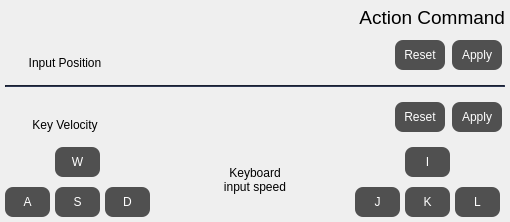
<?xml version="1.0" encoding="UTF-8"?>
<ui version="4.0">
 <class>ActionCommand</class>
 <widget class="QWidget" name="ActionCommand">
  <property name="geometry">
   <rect>
    <x>0</x>
    <y>0</y>
    <width>510</width>
    <height>222</height>
   </rect>
  </property>
  <property name="minimumSize">
   <size>
    <width>0</width>
    <height>0</height>
   </size>
  </property>
  <property name="maximumSize">
   <size>
    <width>16777215</width>
    <height>16777215</height>
   </size>
  </property>
  <property name="windowTitle">
   <string>ActionCommand</string>
  </property>
  <property name="styleSheet">
   <string notr="true"/>
  </property>
  <layout class="QGridLayout" name="gridLayout">
   <property name="leftMargin">
    <number>5</number>
   </property>
   <property name="topMargin">
    <number>5</number>
   </property>
   <property name="rightMargin">
    <number>5</number>
   </property>
   <property name="bottomMargin">
    <number>5</number>
   </property>
   <property name="spacing">
    <number>0</number>
   </property>
   <item row="0" column="1">
    <widget class="QLabel" name="title">
     <property name="font">
      <font>
       <pointsize>14</pointsize>
      </font>
     </property>
     <property name="text">
      <string>Action Command</string>
     </property>
     <property name="alignment">
      <set>Qt::AlignmentFlag::AlignRight|Qt::AlignmentFlag::AlignTrailing|Qt::AlignmentFlag::AlignVCenter</set>
     </property>
    </widget>
   </item>
   <item row="0" column="0">
    <widget class="QWSwitcher" name="toggle" native="true">
     <property name="minimumSize">
      <size>
       <width>50</width>
       <height>25</height>
      </size>
     </property>
     <property name="maximumSize">
      <size>
       <width>50</width>
       <height>25</height>
      </size>
     </property>
    </widget>
   </item>
   <item row="1" column="0" colspan="2">
    <widget class="QWidget" name="widget" native="true">
     <property name="styleSheet">
      <string notr="true">QPushButton{
background-color: rgb(80, 80, 80);
border:0;
border-radius:8;
color: rgb(255, 255, 255);
}
QPushButton::hover{
background-color: rgb(80, 80, 80,200);
}
QPushButton::pressed{
background-color: rgb(80, 80, 80,100);
}</string>
     </property>
     <layout class="QGridLayout" name="gridLayout_2">
      <property name="leftMargin">
       <number>0</number>
      </property>
      <property name="topMargin">
       <number>0</number>
      </property>
      <property name="rightMargin">
       <number>0</number>
      </property>
      <property name="bottomMargin">
       <number>0</number>
      </property>
      <property name="spacing">
       <number>5</number>
      </property>
      <item row="2" column="4">
       <widget class="QPushButton" name="button_reset_vel">
        <property name="minimumSize">
         <size>
          <width>50</width>
          <height>30</height>
         </size>
        </property>
        <property name="maximumSize">
         <size>
          <width>50</width>
          <height>30</height>
         </size>
        </property>
        <property name="font">
         <font>
          <family>Ubuntu</family>
          <pointsize>9</pointsize>
          <italic>false</italic>
          <bold>false</bold>
         </font>
        </property>
        <property name="styleSheet">
         <string notr="true"/>
        </property>
        <property name="text">
         <string>Reset</string>
        </property>
       </widget>
      </item>
      <item row="2" column="2">
       <widget class="QtMaterialTextField" name="lineEdit_vel_y" native="true">
        <property name="minimumSize">
         <size>
          <width>80</width>
          <height>50</height>
         </size>
        </property>
        <property name="maximumSize">
         <size>
          <width>80</width>
          <height>50</height>
         </size>
        </property>
        <property name="font">
         <font>
          <pointsize>14</pointsize>
         </font>
        </property>
       </widget>
      </item>
      <item row="0" column="0">
       <widget class="QLabel" name="label_37">
        <property name="minimumSize">
         <size>
          <width>120</width>
          <height>30</height>
         </size>
        </property>
        <property name="maximumSize">
         <size>
          <width>120</width>
          <height>30</height>
         </size>
        </property>
        <property name="text">
         <string>Input Position</string>
        </property>
        <property name="alignment">
         <set>Qt::AlignmentFlag::AlignBottom|Qt::AlignmentFlag::AlignHCenter</set>
        </property>
       </widget>
      </item>
      <item row="0" column="1">
       <widget class="QtMaterialTextField" name="lineEdit_pos_x" native="true">
        <property name="minimumSize">
         <size>
          <width>80</width>
          <height>50</height>
         </size>
        </property>
        <property name="maximumSize">
         <size>
          <width>80</width>
          <height>50</height>
         </size>
        </property>
        <property name="font">
         <font>
          <pointsize>14</pointsize>
         </font>
        </property>
       </widget>
      </item>
      <item row="2" column="0">
       <widget class="QLabel" name="label_40">
        <property name="minimumSize">
         <size>
          <width>120</width>
          <height>30</height>
         </size>
        </property>
        <property name="maximumSize">
         <size>
          <width>120</width>
          <height>30</height>
         </size>
        </property>
        <property name="text">
         <string>Key Velocity</string>
        </property>
        <property name="alignment">
         <set>Qt::AlignmentFlag::AlignBottom|Qt::AlignmentFlag::AlignHCenter</set>
        </property>
       </widget>
      </item>
      <item row="2" column="5">
       <widget class="QPushButton" name="button_apply_vel">
        <property name="minimumSize">
         <size>
          <width>50</width>
          <height>30</height>
         </size>
        </property>
        <property name="maximumSize">
         <size>
          <width>50</width>
          <height>30</height>
         </size>
        </property>
        <property name="font">
         <font>
          <family>Ubuntu</family>
          <pointsize>9</pointsize>
          <italic>false</italic>
          <bold>false</bold>
         </font>
        </property>
        <property name="styleSheet">
         <string notr="true"/>
        </property>
        <property name="text">
         <string>Apply</string>
        </property>
       </widget>
      </item>
      <item row="2" column="1">
       <widget class="QtMaterialTextField" name="lineEdit_vel_x" native="true">
        <property name="minimumSize">
         <size>
          <width>80</width>
          <height>50</height>
         </size>
        </property>
        <property name="maximumSize">
         <size>
          <width>80</width>
          <height>50</height>
         </size>
        </property>
        <property name="font">
         <font>
          <pointsize>14</pointsize>
         </font>
        </property>
       </widget>
      </item>
      <item row="3" column="0" colspan="6">
       <widget class="QWidget" name="widget_3" native="true">
        <property name="minimumSize">
         <size>
          <width>0</width>
          <height>70</height>
         </size>
        </property>
        <property name="maximumSize">
         <size>
          <width>16777215</width>
          <height>70</height>
         </size>
        </property>
        <layout class="QGridLayout" name="gridLayout_6">
         <property name="leftMargin">
          <number>0</number>
         </property>
         <property name="topMargin">
          <number>0</number>
         </property>
         <property name="rightMargin">
          <number>0</number>
         </property>
         <property name="bottomMargin">
          <number>5</number>
         </property>
         <property name="spacing">
          <number>0</number>
         </property>
         <item row="2" column="0">
          <widget class="QWidget" name="widget_4" native="true">
           <property name="minimumSize">
            <size>
             <width>150</width>
             <height>70</height>
            </size>
           </property>
           <property name="maximumSize">
            <size>
             <width>150</width>
             <height>70</height>
            </size>
           </property>
           <widget class="QPushButton" name="button_down">
            <property name="geometry">
             <rect>
              <x>50</x>
              <y>40</y>
              <width>45</width>
              <height>30</height>
             </rect>
            </property>
            <property name="minimumSize">
             <size>
              <width>45</width>
              <height>30</height>
             </size>
            </property>
            <property name="maximumSize">
             <size>
              <width>45</width>
              <height>30</height>
             </size>
            </property>
            <property name="styleSheet">
             <string notr="true"/>
            </property>
            <property name="text">
             <string>S</string>
            </property>
            <property name="icon">
             <iconset resource="../../RUI.qrc">
              <normaloff>:/svg/svg/arrow-down.svg</normaloff>:/svg/svg/arrow-down.svg</iconset>
            </property>
           </widget>
           <widget class="QPushButton" name="button_left">
            <property name="geometry">
             <rect>
              <x>0</x>
              <y>40</y>
              <width>45</width>
              <height>30</height>
             </rect>
            </property>
            <property name="minimumSize">
             <size>
              <width>45</width>
              <height>30</height>
             </size>
            </property>
            <property name="maximumSize">
             <size>
              <width>45</width>
              <height>30</height>
             </size>
            </property>
            <property name="styleSheet">
             <string notr="true"/>
            </property>
            <property name="text">
             <string>A</string>
            </property>
           </widget>
           <widget class="QPushButton" name="button_right">
            <property name="geometry">
             <rect>
              <x>100</x>
              <y>40</y>
              <width>45</width>
              <height>30</height>
             </rect>
            </property>
            <property name="minimumSize">
             <size>
              <width>45</width>
              <height>30</height>
             </size>
            </property>
            <property name="maximumSize">
             <size>
              <width>45</width>
              <height>30</height>
             </size>
            </property>
            <property name="styleSheet">
             <string notr="true"/>
            </property>
            <property name="text">
             <string>D</string>
            </property>
           </widget>
           <widget class="QPushButton" name="button_up">
            <property name="geometry">
             <rect>
              <x>50</x>
              <y>0</y>
              <width>45</width>
              <height>30</height>
             </rect>
            </property>
            <property name="minimumSize">
             <size>
              <width>45</width>
              <height>30</height>
             </size>
            </property>
            <property name="maximumSize">
             <size>
              <width>45</width>
              <height>30</height>
             </size>
            </property>
            <property name="styleSheet">
             <string notr="true"/>
            </property>
            <property name="text">
             <string>W</string>
            </property>
            <property name="icon">
             <iconset resource="../../RUI.qrc">
              <normaloff>:/svg/svg/arrow-up.svg</normaloff>:/svg/svg/arrow-up.svg</iconset>
            </property>
            <property name="iconSize">
             <size>
              <width>16</width>
              <height>16</height>
             </size>
            </property>
           </widget>
          </widget>
         </item>
         <item row="2" column="2">
          <widget class="QWidget" name="widget_2" native="true">
           <property name="minimumSize">
            <size>
             <width>150</width>
             <height>70</height>
            </size>
           </property>
           <property name="maximumSize">
            <size>
             <width>150</width>
             <height>70</height>
            </size>
           </property>
           <widget class="QPushButton" name="button_turn_left">
            <property name="geometry">
             <rect>
              <x>0</x>
              <y>40</y>
              <width>45</width>
              <height>30</height>
             </rect>
            </property>
            <property name="minimumSize">
             <size>
              <width>45</width>
              <height>30</height>
             </size>
            </property>
            <property name="maximumSize">
             <size>
              <width>45</width>
              <height>30</height>
             </size>
            </property>
            <property name="styleSheet">
             <string notr="true"/>
            </property>
            <property name="text">
             <string>J</string>
            </property>
           </widget>
           <widget class="QPushButton" name="button_turn_right">
            <property name="geometry">
             <rect>
              <x>100</x>
              <y>40</y>
              <width>45</width>
              <height>30</height>
             </rect>
            </property>
            <property name="minimumSize">
             <size>
              <width>45</width>
              <height>30</height>
             </size>
            </property>
            <property name="maximumSize">
             <size>
              <width>45</width>
              <height>30</height>
             </size>
            </property>
            <property name="styleSheet">
             <string notr="true"/>
            </property>
            <property name="text">
             <string>L</string>
            </property>
           </widget>
           <widget class="QPushButton" name="button_turn_up">
            <property name="geometry">
             <rect>
              <x>50</x>
              <y>0</y>
              <width>45</width>
              <height>30</height>
             </rect>
            </property>
            <property name="minimumSize">
             <size>
              <width>45</width>
              <height>30</height>
             </size>
            </property>
            <property name="maximumSize">
             <size>
              <width>45</width>
              <height>30</height>
             </size>
            </property>
            <property name="styleSheet">
             <string notr="true"/>
            </property>
            <property name="text">
             <string>I</string>
            </property>
            <property name="icon">
             <iconset resource="../../RUI.qrc">
              <normaloff>:/svg/svg/arrow-up.svg</normaloff>:/svg/svg/arrow-up.svg</iconset>
            </property>
           </widget>
           <widget class="QPushButton" name="button_turn_down">
            <property name="geometry">
             <rect>
              <x>50</x>
              <y>40</y>
              <width>45</width>
              <height>30</height>
             </rect>
            </property>
            <property name="minimumSize">
             <size>
              <width>45</width>
              <height>30</height>
             </size>
            </property>
            <property name="maximumSize">
             <size>
              <width>45</width>
              <height>30</height>
             </size>
            </property>
            <property name="styleSheet">
             <string notr="true"/>
            </property>
            <property name="text">
             <string>K</string>
            </property>
            <property name="icon">
             <iconset resource="../../RUI.qrc">
              <normaloff>:/svg/svg/arrow-down.svg</normaloff>:/svg/svg/arrow-down.svg</iconset>
            </property>
           </widget>
          </widget>
         </item>
         <item row="2" column="1">
          <widget class="QLabel" name="label_13">
           <property name="minimumSize">
            <size>
             <width>200</width>
             <height>0</height>
            </size>
           </property>
           <property name="maximumSize">
            <size>
             <width>200</width>
             <height>16777215</height>
            </size>
           </property>
           <property name="text">
            <string>Keyboard
input speed</string>
           </property>
           <property name="alignment">
            <set>Qt::AlignmentFlag::AlignCenter</set>
           </property>
          </widget>
         </item>
        </layout>
       </widget>
      </item>
      <item row="0" column="4">
       <widget class="QPushButton" name="button_reset_pos">
        <property name="minimumSize">
         <size>
          <width>50</width>
          <height>30</height>
         </size>
        </property>
        <property name="maximumSize">
         <size>
          <width>50</width>
          <height>30</height>
         </size>
        </property>
        <property name="font">
         <font>
          <family>Ubuntu</family>
          <pointsize>9</pointsize>
          <italic>false</italic>
          <bold>false</bold>
         </font>
        </property>
        <property name="styleSheet">
         <string notr="true"/>
        </property>
        <property name="text">
         <string>Reset</string>
        </property>
       </widget>
      </item>
      <item row="0" column="2">
       <widget class="QtMaterialTextField" name="lineEdit_pos_y" native="true">
        <property name="minimumSize">
         <size>
          <width>80</width>
          <height>50</height>
         </size>
        </property>
        <property name="maximumSize">
         <size>
          <width>80</width>
          <height>50</height>
         </size>
        </property>
        <property name="font">
         <font>
          <pointsize>14</pointsize>
         </font>
        </property>
       </widget>
      </item>
      <item row="0" column="3">
       <widget class="QtMaterialTextField" name="lineEdit_pos_z" native="true">
        <property name="minimumSize">
         <size>
          <width>80</width>
          <height>50</height>
         </size>
        </property>
        <property name="maximumSize">
         <size>
          <width>80</width>
          <height>50</height>
         </size>
        </property>
        <property name="font">
         <font>
          <pointsize>14</pointsize>
         </font>
        </property>
       </widget>
      </item>
      <item row="1" column="0" colspan="6">
       <widget class="Line" name="line_4">
        <property name="minimumSize">
         <size>
          <width>0</width>
          <height>2</height>
         </size>
        </property>
        <property name="maximumSize">
         <size>
          <width>16777215</width>
          <height>2</height>
         </size>
        </property>
        <property name="styleSheet">
         <string notr="true">background-color: #283149;</string>
        </property>
        <property name="lineWidth">
         <number>2</number>
        </property>
        <property name="orientation">
         <enum>Qt::Orientation::Horizontal</enum>
        </property>
       </widget>
      </item>
      <item row="2" column="3">
       <widget class="QtMaterialTextField" name="lineEdit_vel_z" native="true">
        <property name="minimumSize">
         <size>
          <width>80</width>
          <height>50</height>
         </size>
        </property>
        <property name="maximumSize">
         <size>
          <width>80</width>
          <height>50</height>
         </size>
        </property>
        <property name="font">
         <font>
          <pointsize>14</pointsize>
         </font>
        </property>
       </widget>
      </item>
      <item row="0" column="5">
       <widget class="QPushButton" name="button_apply_pos">
        <property name="minimumSize">
         <size>
          <width>50</width>
          <height>30</height>
         </size>
        </property>
        <property name="maximumSize">
         <size>
          <width>50</width>
          <height>30</height>
         </size>
        </property>
        <property name="font">
         <font>
          <family>Ubuntu</family>
          <pointsize>9</pointsize>
          <italic>false</italic>
          <bold>false</bold>
         </font>
        </property>
        <property name="styleSheet">
         <string notr="true"/>
        </property>
        <property name="text">
         <string>Apply</string>
        </property>
       </widget>
      </item>
     </layout>
    </widget>
   </item>
  </layout>
 </widget>
 <customwidgets>
  <customwidget>
   <class>QWSwitcher</class>
   <extends>QWidget</extends>
   <header>qwool/qwswitcher.h</header>
   <container>1</container>
  </customwidget>
  <customwidget>
   <class>QtMaterialTextField</class>
   <extends>QWidget</extends>
   <header>qt_material_widgets/qtmaterialtextfield.h</header>
   <container>1</container>
  </customwidget>
 </customwidgets>
 <resources>
  <include location="../../RUI.qrc"/>
 </resources>
 <connections/>
</ui>
